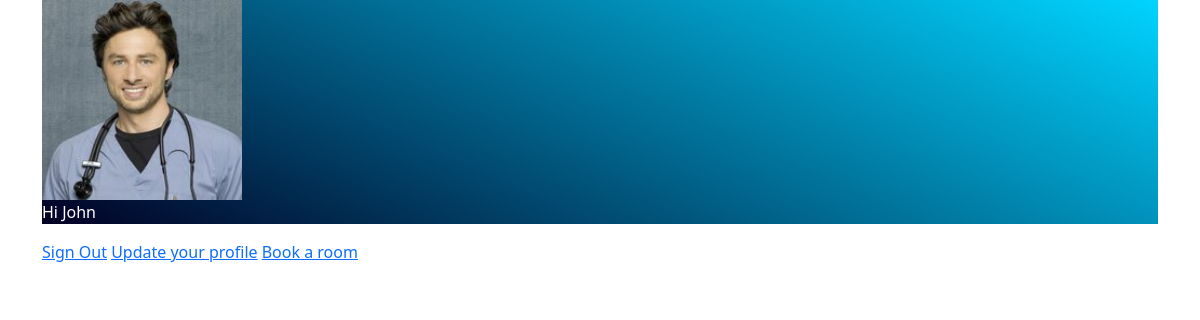
Page /loginUser/home.php (signed in) on the committed database.
### tables this page shows
CREATE TABLE `user` (
  `id` int(11) UNSIGNED NOT NULL,
  `first_name` varchar(50) NOT NULL,
  `last_name` varchar(50) NOT NULL,
  `password` varchar(255) NOT NULL,
  `date_of_birth` date NOT NULL,
  `email` varchar(100) NOT NULL,
  `picture` varchar(100) NOT NULL,
  `status` enum('user','adm') DEFAULT 'user'
);

### loginUser/components/db_connect.php (called while the page is built)
<?php
require_once "db_classes.php";
$localhost = "127.0.0.1";
$username = "root";
$password = "";
$dbname = "dbhotel";
$db = new Database($localhost, $username, $password, $dbname);

### loginUser/components/db_classes.php (called while the page is built, shortened)
<?php
class Database {
    protected $connection;
	protected $query;
	public function __construct($dbhost = 'localhost', $dbuser = 'root', $dbpass = '', $dbname = '', $charset = 'utf8') {
		$this->connection = new mysqli($dbhost, $dbuser, $dbpass, $dbname);
		$this->connection->set_charset($charset);
	}
    public function query($query) {
		if ($this->query = $this->connection->prepare($query)) {
            $this->query->execute();
        } else {
            $this->error('Unable to prepare MySQL statement (check your syntax) - ' . $this->connection->error);
        }
		return $this;
    }
	public function fetchArray() {
	    $params = array();
        $row = array();
	    $meta = $this->query->result_metadata();
	    while ($field = $meta->fetch_field()) {
	        $params[] = &$row[$field->name];
	    }
	    call_user_func_array(array($this->query, 'bind_result'), $params);
        $result = array();
		while ($this->query->fetch()) {
			foreach ($row as $key => $val) {
				$result[$key] = $val;
			}
		}
		return $result;
	}
}
?>

### loginUser/home.php (the view, shortened to what this page needs)
<?php
require_once 'components/db_connect.php';
$res = $db->query("SELECT * FROM user WHERE id=" . $_SESSION['user']);
$row = $res->fetchArray();
?>
<!DOCTYPE html>
<html lang="en">
<head>
<?php require_once 'components/boot.php'?>
</head>
<body>
<div class="container">
    <div class="hero">
        <img class="userImage" src="pictures/<?php echo $row['picture']; ?>" alt="<?php echo $row['first_name']; ?>">
        <p class="text-white" >Hi <?php echo $row['first_name']; ?></p>
    </div>
    <a href="logout.php?logout">Sign Out</a>
    <a href="update.php?id=<?php echo $_SESSION['user'] ?>">Update your profile</a>
    <a href="products/index.php">Book a room</a>
</div>
</body>
</html>

### loginUser/home.php (style rules this page uses)
.userImage { width: 200px; height: 200px; }
.hero { background: rgb(2,0,36); background: linear-gradient(24deg, rgba(2,0,36,1) 0%, rgba(0,212,255,1) 100%); }

### rows in the picture
user: picture (picture), first_name "John"
